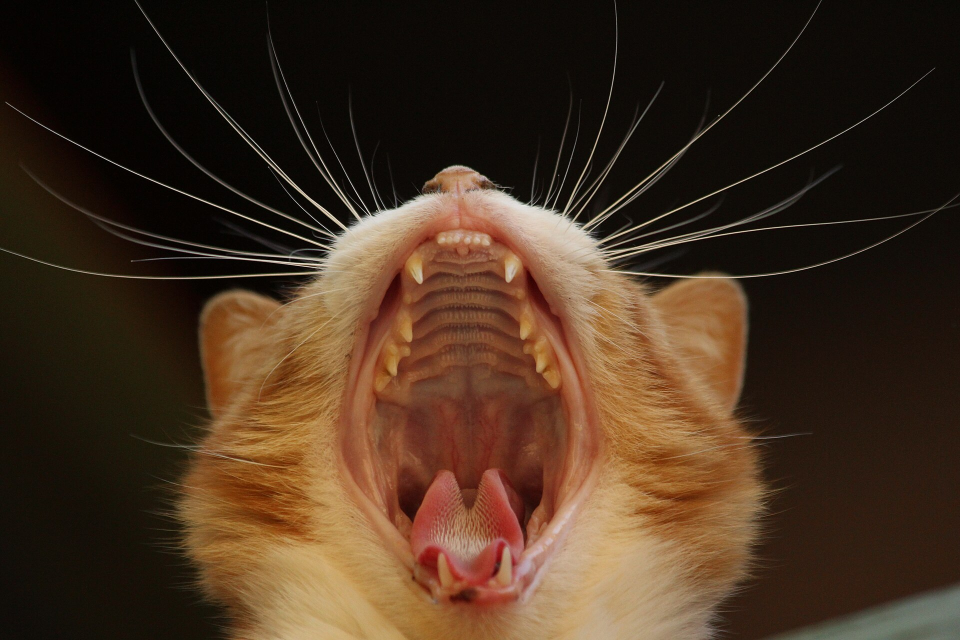
#> input picture cola_imagenes/short_026_bostezo_contagioso/img_01.jpg, 1920 x 1280 px, given in place of img_02.frame.jpg, which was not available (shown at 1/2 size)
$ python generar_miniatura.py ../cola_imagenes/short_026_bostezo_contagioso/img_01.jpg 1.0 ../cola_imagenes/short_026_bostezo_contagioso/img_02.jpg ../cola_imagenes/short_026_bostezo_contagioso/img_02.jpg ../cola_imagenes/short_026_bostezo_contagioso/img_02.jpg
#> lines starting #> are read from the running program, lines starting #| are printed output that depends on the picture; pictures that were not available may be replaced by others from this repository, and a replacement may not be noted
"""
Genera una miniatura de YouTube (1280x720) a partir de un fotograma real del vídeo
(sin subtítulos quemados) + un texto gancho grande, estilo clásico de miniatura.

Uso:
    python generar_miniatura.py <video.mp4> <segundo> "<TEXTO GANCHO>" <salida.jpg> [horizontal|vertical]
"""
import sys
import shutil
import subprocess
from pathlib import Path
from PIL import Image, ImageDraw, ImageFont, ImageFilter, ImageEnhance

FFMPEG_FALLBACK = r"C:\Users\Sergio\AppData\Local\Microsoft\WinGet\Packages\Gyan.FFmpeg_Microsoft.Winget.Source_8wekyb3d8bbwe\ffmpeg-9.0.1-full_build\bin\ffmpeg.exe"

ANCHO, ALTO = 1280, 720

FUENTES_BOLD = [
    r"C:\Windows\Fonts\segoeuib.ttf",
    r"C:\Windows\Fonts\arialbd.ttf",
    # GitHub Actions (Ubuntu, paquetes fonts-liberation y fonts-dejavu)
    "/usr/share/fonts/truetype/liberation/LiberationSans-Bold.ttf",
    "/usr/share/fonts/truetype/dejavu/DejaVuSans-Bold.ttf",
]


def cargar_fuente(tamano: int) -> ImageFont.FreeTypeFont:
    for ruta in FUENTES_BOLD:
        if Path(ruta).exists():
            return ImageFont.truetype(ruta, tamano)
    return ImageFont.load_default()


def extraer_frame(video_path: str, segundo: float, salida: Path):
#> called with segundo = 1
    ffmpeg = shutil.which("ffmpeg") or FFMPEG_FALLBACK
    cmd = [ffmpeg, "-y", "-ss", str(segundo), "-i", video_path,
           "-frames:v", "1", "-update", "1", str(salida)]
    subprocess.run(cmd, check=True, capture_output=True)
#> (this line was passed over: subprocess is not available in this run)
#> in generar, frame is the input picture: PIL image 1920x1280 RGB; mean R, G, B 70.7, 49.6, 31.9


def ajustar_lineas(draw, texto, fuente, ancho_max):
    palabras = texto.split()
    lineas, actual = [], ""
    for palabra in palabras:
        candidata = f"{actual} {palabra}".strip()
        bbox = draw.textbbox((0, 0), candidata, font=fuente)
        if bbox[2] - bbox[0] <= ancho_max or not actual:
            actual = candidata
        else:
            lineas.append(actual)
            actual = palabra
    if actual:
        lineas.append(actual)
    return lineas


def componer(imagen_base: Image.Image, texto: str, orientacion: str) -> Image.Image:
    """Recibe una imagen base (frame real o hero IA) y le aplica el tratamiento
    de miniatura: recorte a 1280x720, degradado oscuro inferior, texto gancho
    grande con contorno negro. Compartido entre generar() (frame de vídeo) y
    generar_desde_ia() (imagen IA cinematográfica dedicada)."""
    frame = imagen_base.convert("RGB")

    ratio = max(ANCHO / frame.width, ALTO / frame.height)
#> ratio = 0.667
    escalado = frame.resize((int(frame.width * ratio), int(frame.height * ratio)))
    ex = (escalado.width - ANCHO) // 2
#> ex = 0
    sesgo_y = 0.42 if orientacion == "vertical" else 0.5
    ey = int((escalado.height - ALTO) * sesgo_y)
#> ey = 66
    lienzo = escalado.crop((ex, ey, ex + ANCHO, ey + ALTO))
    lienzo = lienzo.convert("RGBA")
#> lienzo: PIL image 1280x720 RGBA

    # ligero boost de contraste/saturacion, coherente con el gradeado del cuerpo del video
    lienzo_rgb = lienzo.convert("RGB")
    lienzo_rgb = ImageEnhance.Contrast(lienzo_rgb).enhance(1.12)
    lienzo_rgb = ImageEnhance.Color(lienzo_rgb).enhance(1.20)
    lienzo = lienzo_rgb.convert("RGBA")

    degradado = Image.new("L", (1, ALTO), 0)
    for y in range(ALTO):
        t = max(0.0, (y - ALTO * 0.45) / (ALTO * 0.55))
        degradado.putpixel((0, y), int(190 * t))
    degradado = degradado.resize((ANCHO, ALTO))
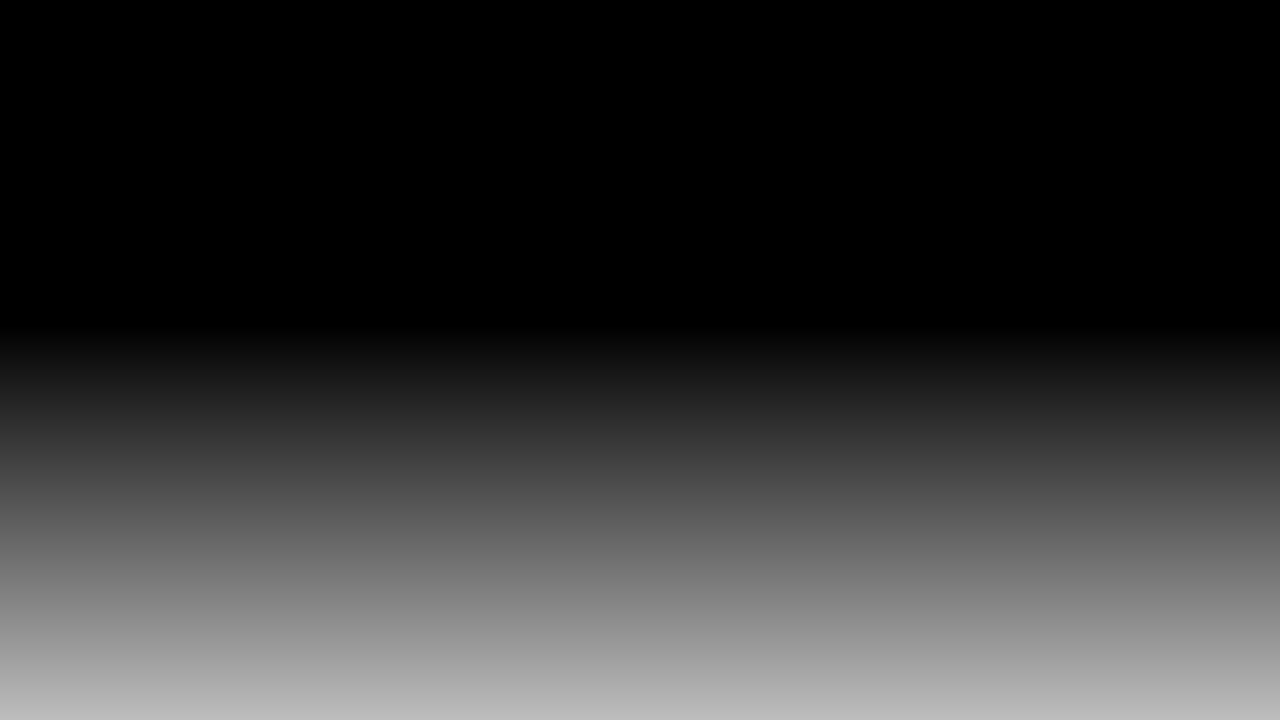
#> degradado: PIL image 1280x720 L; min 0, max 189, mean 51.8
    capa_oscura = Image.new("RGBA", (ANCHO, ALTO), (5, 5, 15, 255))
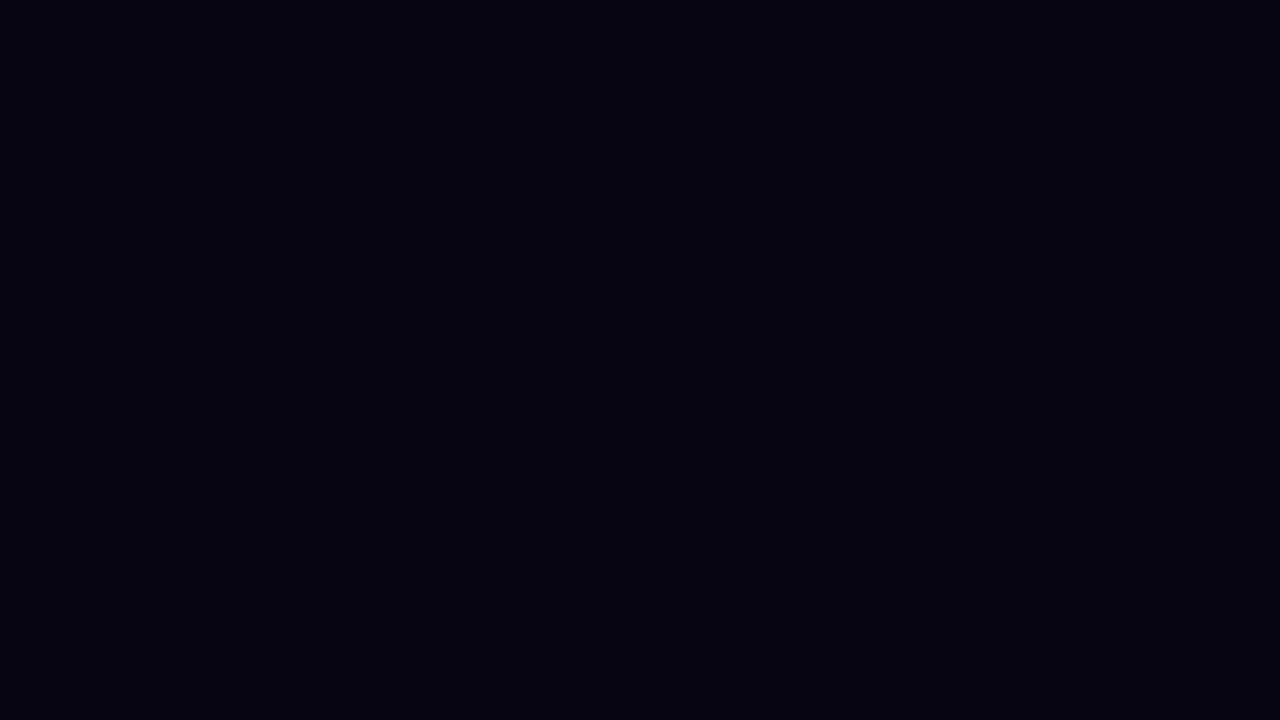
#> capa_oscura: PIL image 1280x720 RGBA; mean R, G, B, A 5, 5, 15, 255
    capa_oscura.putalpha(degradado)
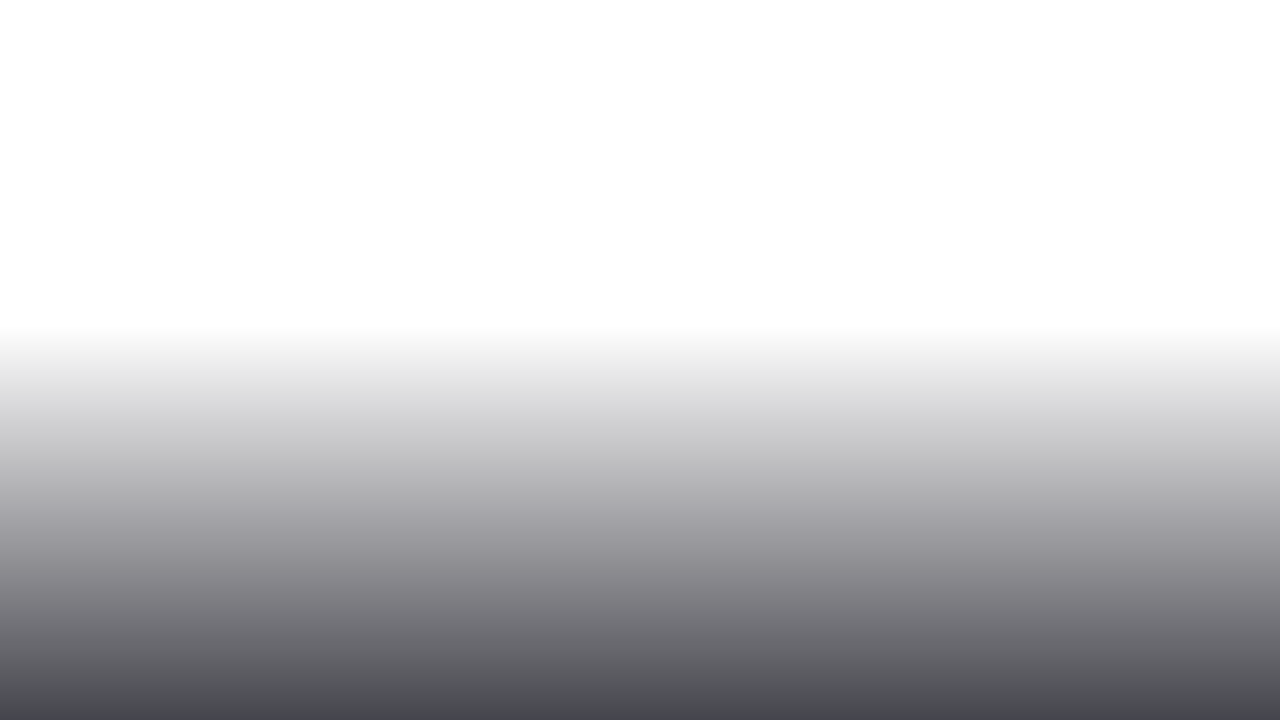
#> capa_oscura: PIL image 1280x720 RGBA; mean R, G, B, A 5, 5, 15, 51.8; transparent parts drawn white
    lienzo = Image.alpha_composite(lienzo, capa_oscura)
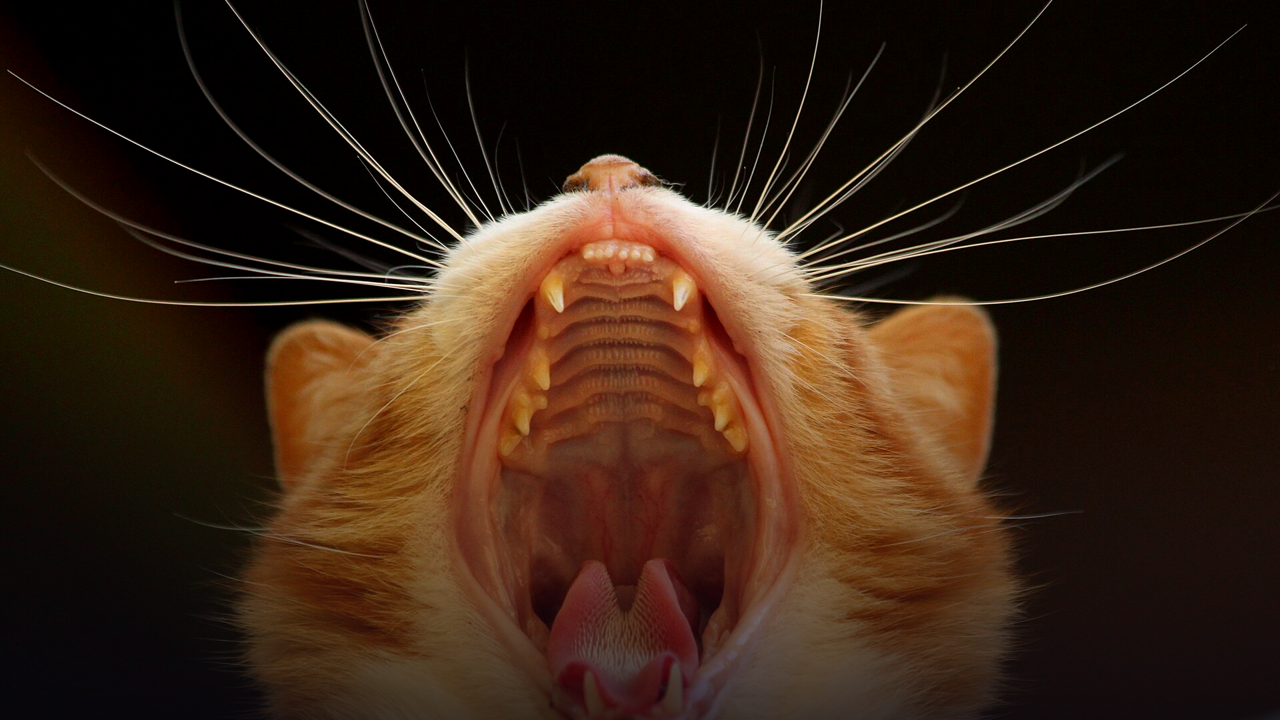
#> lienzo: PIL image 1280x720 RGBA; mean R, G, B, A 55.3, 34.5, 20.5, 255

    draw = ImageDraw.Draw(lienzo)
    tamano_fuente = 92
    fuente = cargar_fuente(tamano_fuente)
    lineas = ajustar_lineas(draw, texto.upper(), fuente, ANCHO - 100)
#> lineas = 1 item
    alto_linea = int(tamano_fuente * 1.08)
    alto_bloque = alto_linea * len(lineas)
#> alto_bloque = 99
    y = ALTO - alto_bloque - 50
#> y = 571

    for linea in lineas:
        bbox = draw.textbbox((0, 0), linea, font=fuente)
        x = (ANCHO - (bbox[2] - bbox[0])) // 2
        for dx in range(-5, 6, 2):
            for dy in range(-5, 6, 2):
                draw.text((x + dx, y + dy), linea, font=fuente, fill=(0, 0, 0, 255))
        draw.text((x, y), linea, font=fuente, fill=(255, 255, 255, 255))
        y += alto_linea
#> this loop made 1 pass
#> (bbox, x, y) on pass 1: ((0, 17, 3163, 96), -942, 670)
#> after the loop, y = 670

    return lienzo.convert("RGB")
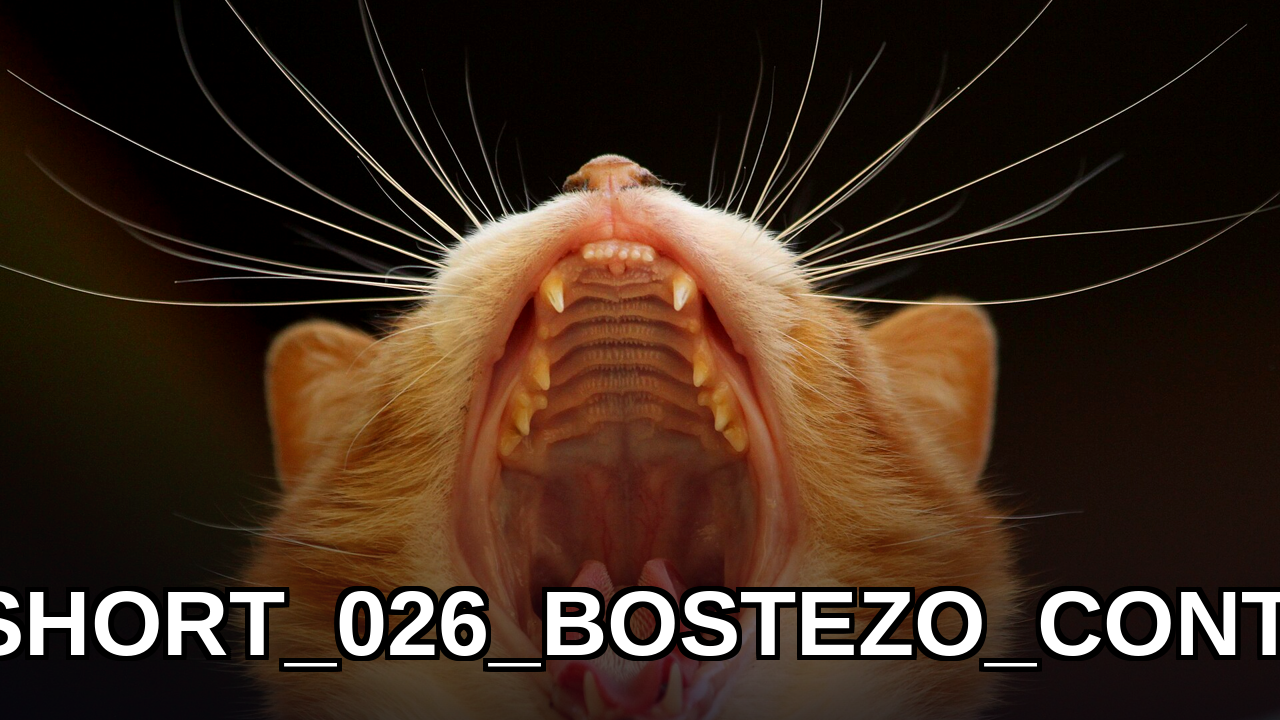
#> returned value: PIL image 1280x720 RGB; mean R, G, B 60.5, 41.3, 28.1


def generar(video_path: str, segundo: float, texto: str, salida: str, orientacion: str):
    tmp_frame = Path(salida).with_suffix(".frame.jpg")
    extraer_frame(video_path, segundo, tmp_frame)
    frame = Image.open(tmp_frame)
    resultado = componer(frame, texto, orientacion)
    resultado.save(salida, quality=92)
    tmp_frame.unlink(missing_ok=True)
    print(f"Miniatura generada: {salida}")


def generar_desde_ia(prompt_visual: str, texto: str, salida: str, orientacion: str, semilla: int = 7):
    """Genera una imagen IA cinematográfica dedicada (no reutiliza fotogramas
    del cuerpo del vídeo) como base de la miniatura: mucho más impactante que
    un frame de slideshow, al estilo de las miniaturas de canales de
    documentales/misterio profesionales (sujeto dramático + iluminación de
    cine en vez de una foto de archivo plana)."""
    import sys as _sys
    from pathlib import Path as _Path
    _sys.path.insert(0, str(_Path(__file__).parent))
    import generar_imagenes

    import re as _re
    sujeto = _re.sub(r"\b(photo|photograph|illustration|picture)\b\.?\s*(NASA)?\s*$", "", prompt_visual, flags=_re.IGNORECASE).strip()
    prompt_completo = (
        f"cinematic dramatic photo of {sujeto}, moody dramatic lighting, "
        f"high contrast, ultra detailed, 8k, photorealistic, national geographic style, "
        f"deep shadows, volumetric light, full bleed close up, no border, no frame, no watermark"
    )
    # Se pide CUADRADA (no 1280x720 directo) a propósito: el recorte "cover"
    # de componer() así SÍ recorta margen de verdad (en vez de solo reescalar
    # 1:1 sin tocar bordes), lo que elimina la marca de agua de pollinations.ai
    # que aparece pegada a la esquina inferior derecha de sus imágenes.
    tmp_ia = Path(salida).with_suffix(".hero.jpg")
    generar_imagenes.generar_imagen(prompt_completo, 1280, 1280, tmp_ia, semilla=semilla)
    hero = Image.open(tmp_ia)
    resultado = componer(hero, texto, orientacion)
    resultado.save(salida, quality=92)
    tmp_ia.unlink(missing_ok=True)
    print(f"Miniatura IA generada: {salida}")


if __name__ == "__main__":
    if len(sys.argv) < 5:
        print('Uso: python generar_miniatura.py <video.mp4> <segundo> "<TEXTO>" <salida.jpg> [horizontal|vertical]')
        sys.exit(1)

    video = sys.argv[1]
    segundo = float(sys.argv[2])
    texto = sys.argv[3]
    salida = sys.argv[4]
    orientacion = sys.argv[5] if len(sys.argv) > 5 else "vertical"

    generar(video, segundo, texto, salida, orientacion)

$ run again, on cola_imagenes/short_026_bostezo_contagioso/img_02.jpg
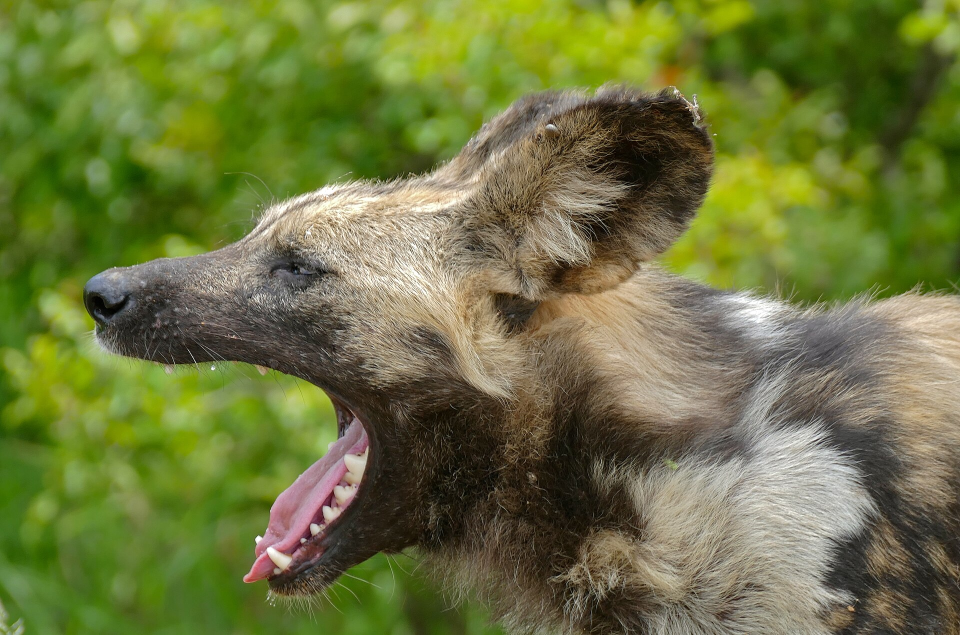
#> input picture cola_imagenes/short_026_bostezo_contagioso/img_02.jpg, 1920 x 1270 px, given in place of img_02.frame.jpg, which was not available (shown at 1/2 size)
#> in generar, frame is the input picture: PIL image 1920x1270 RGB; mean R, G, B 109.7, 117.9, 63.1
#> in componer, `lienzo = Image.alpha_composite(lienzo, capa_oscura)`:
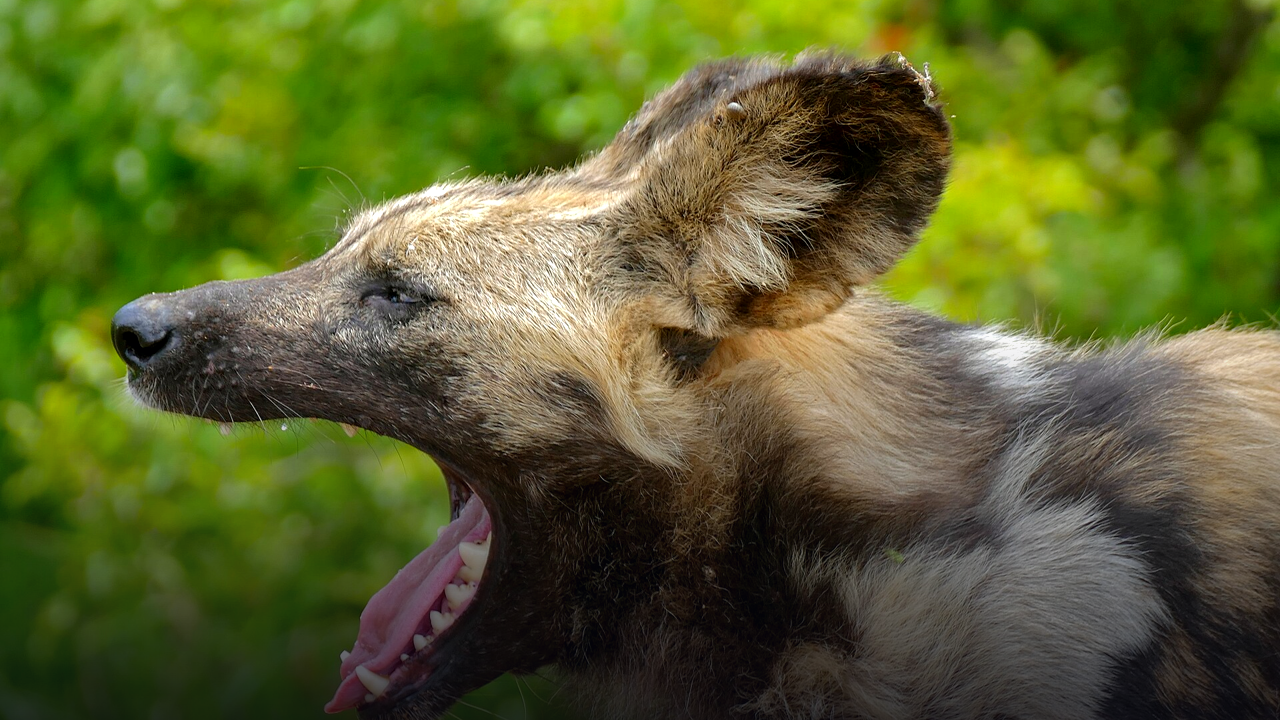
#> lienzo: PIL image 1280x720 RGBA; mean R, G, B, A 89.3, 97.6, 45.3, 255
#> lineas = 1 item
#> alto_bloque = 99
#> in componer, `y = ALTO - alto_bloque - 50`: y = 571
#> the loop in componer, `for linea in lineas:` made 1 pass
#> (bbox, x, y) on pass 1: ((0, 17, 3163, 96), -942, 670)
#> after the loop in componer, `for linea in lineas:`: y = 670
#> in componer, `return lienzo.convert("RGB")`:
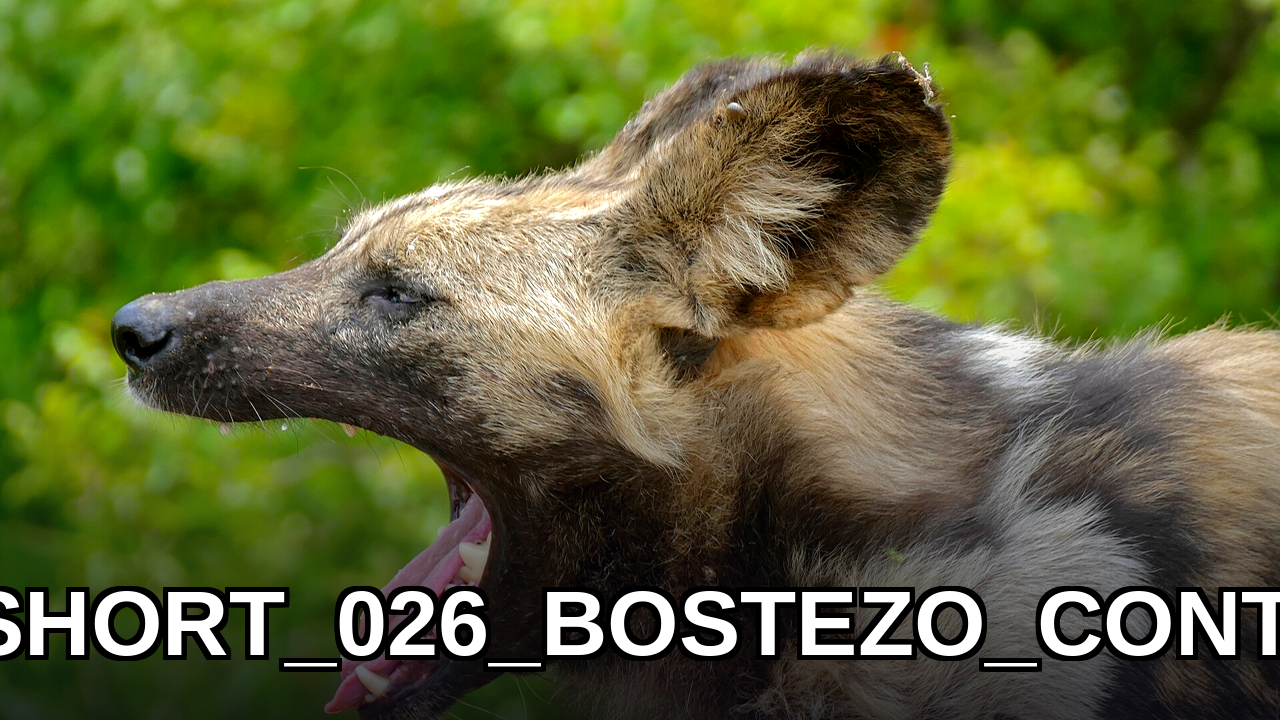
#> returned value: PIL image 1280x720 RGB; mean R, G, B 95.1, 103.3, 52
